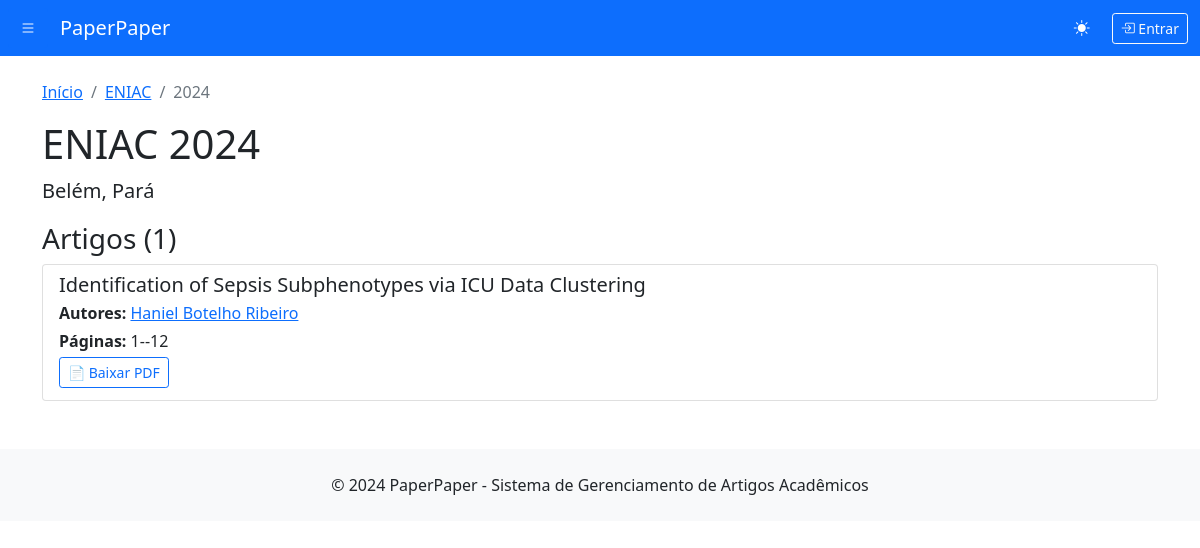
The page /eniac/2024/ on the database as committed earlier.
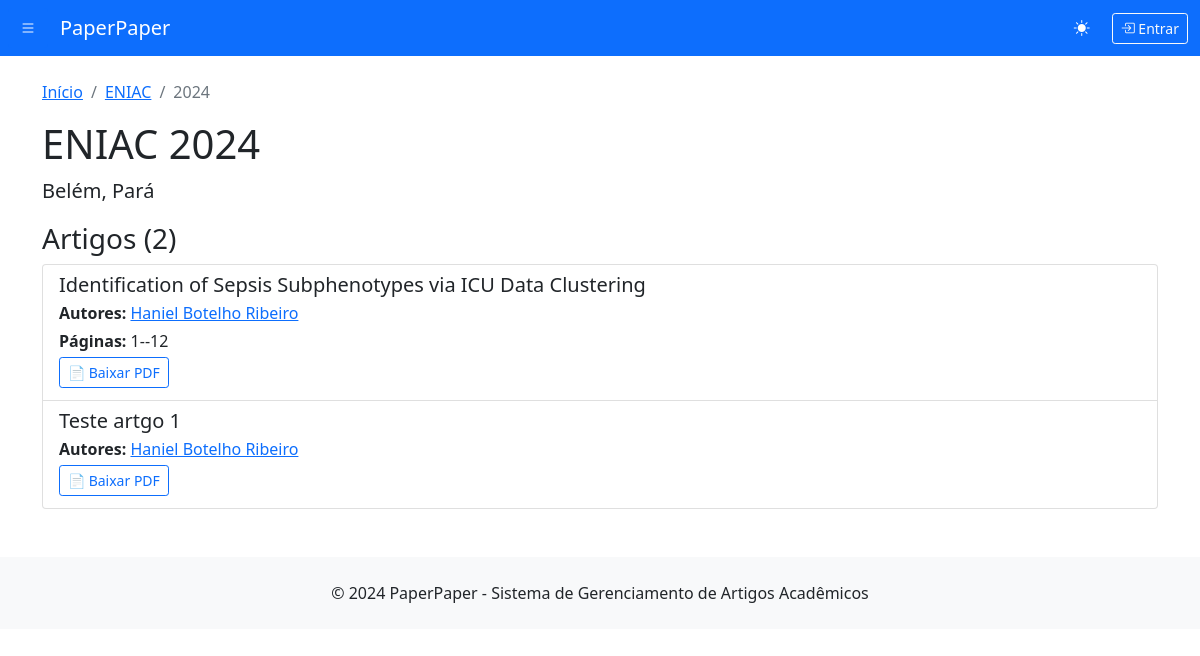
The same page on the database as committed later.
### paperpaper/models.py (models this page shows, shortened)
class Article(models.Model):
    title = models.CharField(max_length=500, verbose_name="Título")
    authors = models.ManyToManyField(Author, related_name='articles', verbose_name="Autores")
    edition = models.ForeignKey(Edition, on_delete=models.CASCADE, related_name='articles')
    start_page = models.PositiveIntegerField(verbose_name="Página Inicial", null=True, blank=True)
    end_page = models.PositiveIntegerField(verbose_name="Página Final", null=True, blank=True)
    pdf_file = models.FileField(upload_to=article_pdf_upload_path, verbose_name="Arquivo PDF", null=True, blank=True)
    bibtex_key = models.CharField(max_length=100, verbose_name="Chave BibTeX", blank=True)
    slug = models.SlugField(max_length=600, blank=True)
    created_at = models.DateTimeField(auto_now_add=True)
    updated_at = models.DateTimeField(auto_now=True)
    class Meta:
        verbose_name = "Artigo"
        verbose_name_plural = "Artigos"
        ordering = ['-edition__year', 'title']
    @property
    def pages_range(self):
        if self.start_page and self.end_page:
            return f"{self.start_page}--{self.end_page}"
        return ""

class Author(models.Model):
    full_name = models.CharField(max_length=200, verbose_name="Nome Completo")
    slug = models.SlugField(unique=True, blank=True)
    created_at = models.DateTimeField(auto_now_add=True)
    class Meta:
        verbose_name = "Autor"
        verbose_name_plural = "Autores"
        ordering = ['full_name']

### paperpaper/views.py (the view)
# urls.py: path('<slug:slug>/<int:year>/', views.edition_detail, name='edition_detail'),
def edition_detail(request, slug, year):
    event = get_object_or_404(Event, slug=slug)
    edition = get_object_or_404(Edition, event=event, year=year)
    articles = edition.articles.all().prefetch_related('authors').order_by('title')
    context = {
        'event': event,
        'edition': edition,
        'articles': articles
    }
    return render(request, 'paperpaper/edition_detail.html', context)

### templates/paperpaper/edition_detail.html (shortened to what this page needs)
{% extends 'paperpaper/base.html' %}
{% block content %}
<div class="row">
    <div class="col-12">
        <nav aria-label="breadcrumb">
            <ol class="breadcrumb">
                <li class="breadcrumb-item"><a href="{% url 'home' %}">Início</a></li>
                <li class="breadcrumb-item"><a href="{% url 'event_detail' event.slug %}">{{ event.acronym }}</a></li>
                <li class="breadcrumb-item active">{{ edition.year }}</li>
            </ol>
        </nav>
        <h1>{{ event.name }} {{ edition.year }}</h1>
        <p class="lead">{{ edition.location }}</p>
        {% if articles %}
            <h3>Artigos ({{ articles.count }})</h3>
            <div class="list-group">
                {% for article in articles %}
                <div class="list-group-item">
                    <h5 class="mb-1">{{ article.title }}</h5>
                    <p class="mb-1">
                        <strong>Autores:</strong>
                        {% for author in article.authors.all %}
                            <a href="{% url 'author_detail' author.slug %}">{{ author.full_name }}</a>{% if not forloop.last %}, {% endif %}
                        {% endfor %}
                    </p>
                    {% if article.pages_range %}
                    <p class="mb-1"><strong>Páginas:</strong> {{ article.pages_range }}</p>
                    {% endif %}
                    {% if article.pdf_file %}
                    <p class="mb-1">
                        <a href="{{ article.pdf_file.url }}" target="_blank" class="btn btn-sm btn-outline-primary">
                            📄 Baixar PDF
                        </a>
                    </p>
                    {% endif %}
                </div>
                {% endfor %}
            </div>
        {% else %}
            <div class="alert alert-info">
                Nenhum artigo cadastrado para esta edição ainda.
            </div>
        {% endif %}
    </div>
</div>
{% endblock %}

Rows that differ between the two databases and show on the page:
added Article: title "Teste artgo 1", Author (full_name "Haniel Botelho Ribeiro")
Other text that changed with them:
{{ articles.count }}: "1" → "2"
